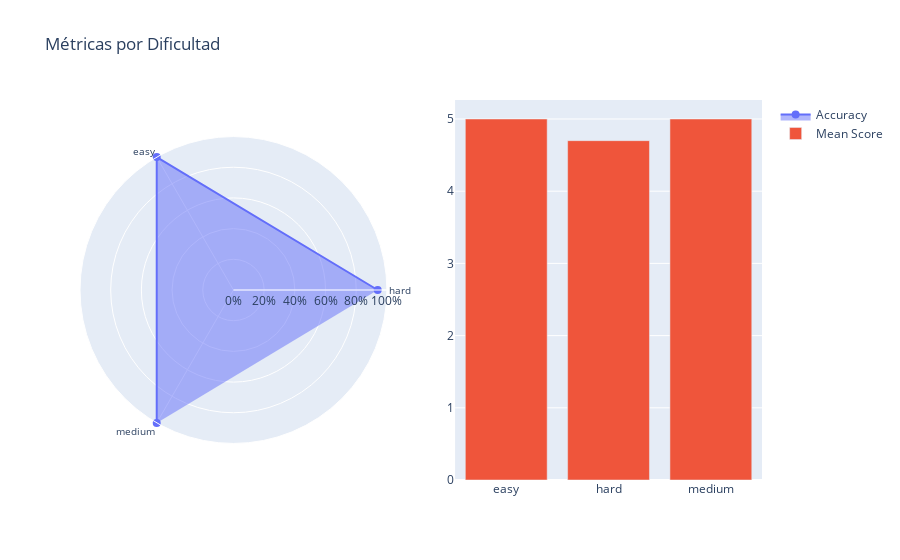

The code cell stored with this chart in its notebook:
### Code cell
fig = make_subplots(
    rows=1,
    cols=2,
    specs=[[{'type': 'polar'}, {'type': 'bar'}]]
)
diff = accuracy_diff['difficulty']


# --- Radar 1: Accuracy en porcentaje ---
fig.add_trace(
    go.Scatterpolar(
        r=accuracy_diff['accuracy'] * 100,
        theta=diff,
        fill='toself',
        name='Accuracy',
        line=dict(color='#636EFA'),
        marker=dict(size=8)
    ),
    row=1,
    col=1
    
)

# --- Barra 1: Mean Score por Dificultad ---
fig.add_trace(
    go.Bar(
        x=mean_scores_diff['difficulty'],
        y=mean_scores_diff['mean_score'] ,
        name='Mean Score',
        marker_color='#EF553B'
    ),
    row=1,
    col=2
)



# --- Layout ---
fig.update_layout(
    title = "Métricas por Dificultad",
    showlegend=True,
    polar=dict(
        radialaxis=dict(
            visible=True,
            range=[0, 100],
            ticksuffix="%",
            
        ),
        angularaxis=dict(
            tickfont=dict(size=10)  
        )
    )
)

fig.show()

### Figure 1 — Plotly figure (JSON) as saved in the notebook; plotly's stock layout.template omitted (floating-point values rounded to 4 significant figures)
{"data": [{"fill": "toself", "line": {"color": "#636EFA"}, "marker": {"size": 8}, "name": "Accuracy", "r": [94.0, 100.0, 100.0], "subplot": "polar", "theta": ["hard", "easy", "medium"], "type": "scatterpolar"}, {"marker": {"color": "#EF553B"}, "name": "Mean Score", "type": "bar", "x": ["easy", "hard", "medium"], "xaxis": "x", "y": [5.0, 4.7, 5.0], "yaxis": "y"}], "layout": {"polar": {"angularaxis": {"tickfont": {"size": 10}}, "domain": {"x": [0, 0.45], "y": [0, 1]}, "radialaxis": {"range": [0, 100], "ticksuffix": "%", "visible": true}}, "showlegend": true, "title": {"text": "Métricas por Dificultad"}, "xaxis": {"anchor": "y", "domain": [0.55, 1]}, "yaxis": {"anchor": "x", "domain": [0, 1]}}}
